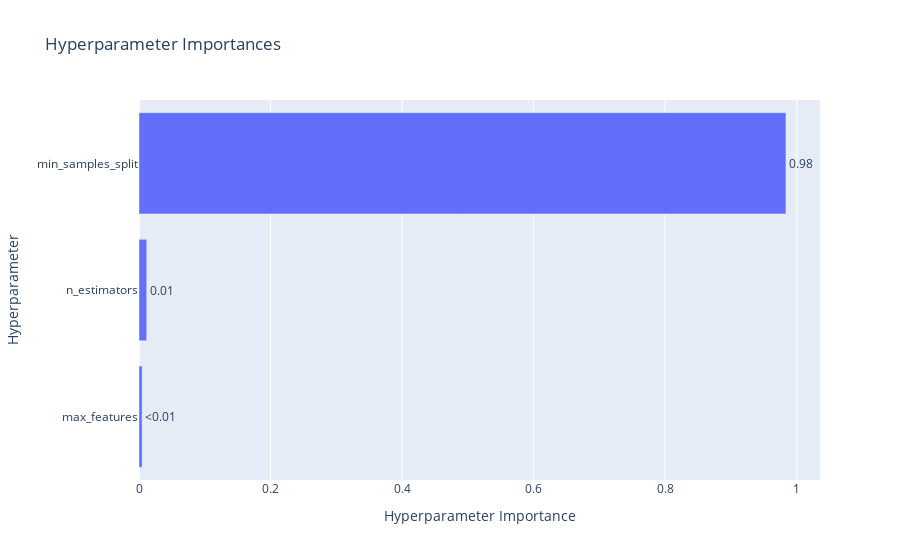

The notebook cell this image was saved under:
### Code cell
optuna.visualization.plot_param_importances(study=study)

### Figure 1 — Plotly figure (JSON) as saved in the notebook; plotly's stock layout.template omitted (floating-point values rounded to 4 significant figures)
{"data": [{"cliponaxis": false, "hovertemplate": ["max_features (CategoricalDistribution): 0.004671780141833483<extra></extra>", "n_estimators (IntDistribution): 0.01169456736064762<extra></extra>", "min_samples_split (FloatDistribution): 0.983633652497519<extra></extra>"], "name": "Objective Value", "orientation": "h", "text": ["<0.01", "0.01", "0.98"], "textposition": "outside", "type": "bar", "x": [0.004672, 0.01169, 0.9836], "y": ["max_features", "n_estimators", "min_samples_split"]}], "layout": {"title": {"text": "Hyperparameter Importances"}, "xaxis": {"title": {"text": "Hyperparameter Importance"}}, "yaxis": {"title": {"text": "Hyperparameter"}}}}
